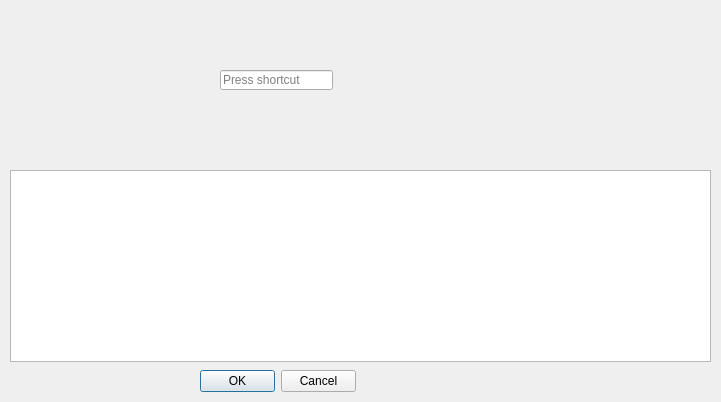
<?xml version="1.0" encoding="UTF-8"?>
<ui version="4.0">
 <class>CkklSetting</class>
 <widget class="QDialog" name="CkklSetting">
  <property name="geometry">
   <rect>
    <x>0</x>
    <y>0</y>
    <width>721</width>
    <height>402</height>
   </rect>
  </property>
  <property name="windowTitle">
   <string>CkklSetting</string>
  </property>
  <widget class="QKeySequenceEdit" name="keySequenceEdit">
   <property name="geometry">
    <rect>
     <x>220</x>
     <y>70</y>
     <width>113</width>
     <height>20</height>
    </rect>
   </property>
  </widget>
  <widget class="QTableWidget" name="tableWidget">
   <property name="geometry">
    <rect>
     <x>10</x>
     <y>170</y>
     <width>701</width>
     <height>192</height>
    </rect>
   </property>
   <property name="editTriggers">
    <set>QAbstractItemView::NoEditTriggers</set>
   </property>
   <property name="showDropIndicator" stdset="0">
    <bool>false</bool>
   </property>
   <property name="selectionMode">
    <enum>QAbstractItemView::SingleSelection</enum>
   </property>
   <property name="showGrid">
    <bool>false</bool>
   </property>
   <property name="gridStyle">
    <enum>Qt::NoPen</enum>
   </property>
   <property name="wordWrap">
    <bool>false</bool>
   </property>
   <attribute name="verticalHeaderVisible">
    <bool>false</bool>
   </attribute>
  </widget>
  <widget class="QDialogButtonBox" name="buttonBox">
   <property name="geometry">
    <rect>
     <x>200</x>
     <y>370</y>
     <width>156</width>
     <height>23</height>
    </rect>
   </property>
   <property name="standardButtons">
    <set>QDialogButtonBox::Cancel|QDialogButtonBox::Ok</set>
   </property>
  </widget>
 </widget>
 <layoutdefault spacing="6" margin="11"/>
 <resources/>
 <connections/>
</ui>
